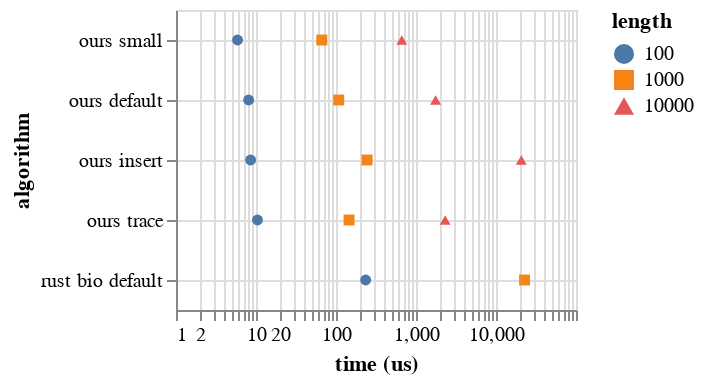

The notebook cell this image was saved under:
### Markdown cell above
Random Protein Sequences Benchmark (WASM SIMD)

### Code cell
c = alt.Chart(data).mark_point(opacity = 1, filled = True).encode(
    x = alt.X("time", axis = alt.Axis(title = "time (us)"), scale = alt.Scale(type = "log")),
    y = alt.Y("algorithm property", axis = alt.Axis(title = "algorithm", grid = True), sort = alt.EncodingSortField(field = "time")),
    color = "length:N",
    shape = "length:N"
).transform_filter(
    datum.alphabet == "protein"
).properties(
    width = 200,
    height = 150
)
save(c, "random_protein_bench_wasm.pdf")
c

### Figure 1 — Vega-Lite specification as saved in the notebook (floating-point values rounded to 4 significant figures)
{"config": {"view": {"continuousWidth": 400, "continuousHeight": 300}}, "data": {"name": "data-5aa97925f7df01ae7e7fa368cbae44fa"}, "mark": {"type": "point", "filled": true, "opacity": 1}, "encoding": {"color": {"type": "nominal", "field": "length"}, "shape": {"type": "nominal", "field": "length"}, "x": {"type": "quantitative", "axis": {"title": "time (us)"}, "field": "time", "scale": {"type": "log"}}, "y": {"type": "nominal", "axis": {"grid": true, "title": "algorithm"}, "field": "algorithm property", "sort": {"field": "time"}}}, "height": 150, "transform": [{"filter": "(datum.alphabet === 'protein')"}], "width": 200, "$schema": "https://vega.github.io/schema/vega-lite/v4.8.1.json", "datasets": {"data-5aa97925f7df01ae7e7fa368cbae44fa": [{"algorithm": "rust bio", "alphabet": "protein", "k": 100, "length": 1000, "property": "default", "time": 22740.0, "algorithm property": "rust bio default"}, {"algorithm": "rust bio", "alphabet": "protein", "k": 10, "length": 100, "property": "default", "time": 234.9, "algorithm property": "rust bio default"}, {"algorithm": "ours", "alphabet": "protein", "k": 1000, "length": 10000, "property": "default", "time": 1758.0, "algorithm property": "ours default"}, {"algorithm": "ours", "alphabet": "protein", "k": 1000, "length": 10000, "property": "insert", "time": 20720.0, "algorithm property": "ours insert"}, {"algorithm": "ours", "alphabet": "protein", "k": 1000, "length": 10000, "property": "small", "time": 664.3, "algorithm property": "ours small"}, {"algorithm": "ours", "alphabet": "protein", "k": 1000, "length": 10000, "property": "trace", "time": 2313.0, "algorithm property": "ours trace"}, {"algorithm": "ours", "alphabet": "protein", "k": 100, "length": 1000, "property": "default", "time": 108.2, "algorithm property": "ours default"}, {"algorithm": "ours", "alphabet": "protein", "k": 100, "length": 1000, "property": "insert", "time": 244.8, "algorithm property": "ours insert"}, {"algorithm": "ours", "alphabet": "protein", "k": 100, "length": 1000, "property": "small", "time": 66.45, "algorithm property": "ours small"}, {"algorithm": "ours", "alphabet": "protein", "k": 100, "length": 1000, "property": "trace", "time": 145.7, "algorithm property": "ours trace"}, {"algorithm": "ours", "alphabet": "protein", "k": 10, "length": 100, "property": "default", "time": 8.089, "algorithm property": "ours default"}, {"algorithm": "ours", "alphabet": "protein", "k": 10, "length": 100, "property": "insert", "time": 8.571, "algorithm property": "ours insert"}, {"algorithm": "ours", "alphabet": "protein", "k": 10, "length": 100, "property": "small", "time": 5.874, "algorithm property": "ours small"}, {"algorithm": "ours", "alphabet": "protein", "k": 10, "length": 100, "property": "trace", "time": 10.43, "algorithm property": "ours trace"}, {"algorithm": "ours", "alphabet": "nucleotide", "k": 1000, "length": 10000, "property": "default", "time": 619.6, "algorithm property": "ours default"}, {"algorithm": "ours", "alphabet": "nucleotide", "k": 100, "length": 1000, "property": "default", "time": 62.78, "algorithm property": "ours default"}]}}
